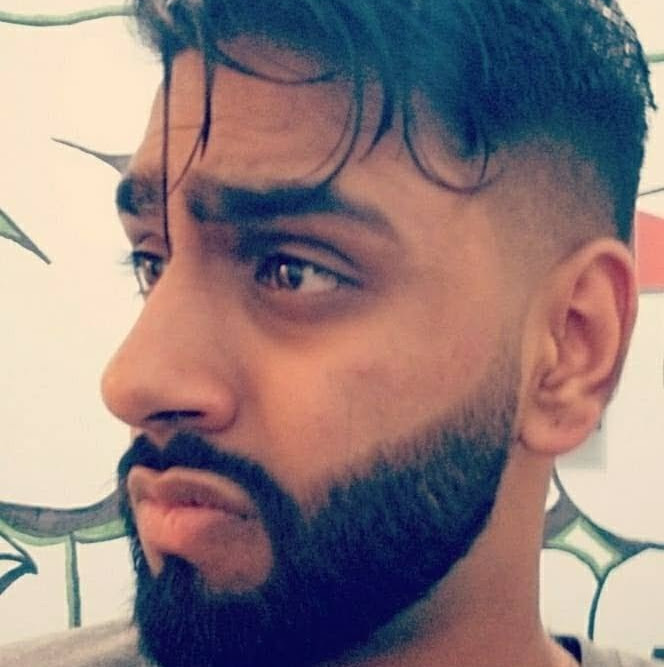
%> input picture Lab4/Me.png, 664 x 667 px
$ octave ELELab4_a.m   (GNU Octave 9; MATLAB toolbox functions it lacks are replaced by stand-ins)
%> lines starting %> are read from the running program, lines starting %| are printed output that depends on the picture
%% ELE888 Lab4 Unsupervised Learning
%Shahezad
%Rinay
%Barry
clc
clear all
close all
%% Setting Up Parameters
Image = imread('Me.png');
%> Image is the input picture: size 667x664x3 uint8; mean R, G, B 142.5, 122.9, 123.6
X = double(reshape(Image, 667*664, 3));
J = [];
M = rand([2 3]) * 256;
M_pre(:,:,1) = [M(1,:)];
M_pre(:,:,2) = [M(2,:)];
M_check = zeros(size(M));
%% The algorithm
while(M_check ~= M)
    M_check = M;
    % Calculating distance to closest cluster mean
    J1 = sum((X - repmat(M(1,:), size(X,1), 1)).^2, 2);
    J2 = sum((X - repmat(M(2,:), size(X,1), 1)).^2, 2);
    % Recalculating mean values of Clusters
    cluster(:,1) = J1 < J2;
    cluster(:,2) = ~cluster(:,1);
    M(1,:) = sum(X(cluster(:,1), :))/sum(cluster(:,1));
    M(2,:) = sum(X(cluster(:,2), :))/sum(cluster(:,2));
    % Calculating J Value
    J = [J sum(min(J1,J2))];
    M_pre(size(M_pre,1)+1,:,1) = M(1,:);
    M_pre(size(M_pre,1),:,2) = M(2,:);
end
%> this loop made 15 passes
%> M_check on passes 7 to 15: [212.1 174.8 155.8; 68.49 67.75 89.4], [211.9 174.6 155.6; 68.11 67.58 89.34], [211.8 174.4 155.4; 67.85 67.45 89.31], [211.7 174.3 155.4; 67.7 67.39 89.28], [211.7 174.3 155.3; 67.63 67.35 89.27], [211.6 174.2 155.3; 67.6 67.34 89.27], [211.6 174.2 155.3; 67.58 67.33 89.26], [211.6 174.2 155.3; 67.57 67.32 89.26], [211.6 174.2 155.3; 67.57 67.32 89.26]
%> (M_check, J) on passes 2 to 6: ([214.9 179.6 159.9; 75.4 70.39 89.96], [6.72e+09 2.14e+09]), ([214.4 177.8 158.2; 72.67 69.69 90.02], [6.72e+09 2.14e+09 2.13e+09]), ([213.5 176.6 157.2; 71.04 68.93 89.78], [6.72e+09 2.14e+09 2.13e+09 2.13e+09]), ([212.9 175.8 156.5; 69.85 68.38 89.61], [6.72e+09 2.14e+09 2.13e+09 2.13e+09 2.13e+09]), ([212.4 175.2 156.1; 69.02 67.99 89.48], [6.72e+09 2.14e+09 2.13e+09 2.13e+09 2.13e+09 2.13e+09])
%> after the loop, M = [211.6 174.2 155.3; 67.57 67.32 89.26]
% Plotting error criterion
figure;plot(J);grid;title('Error Criterion');
%> after `title('Error Criterion')`:
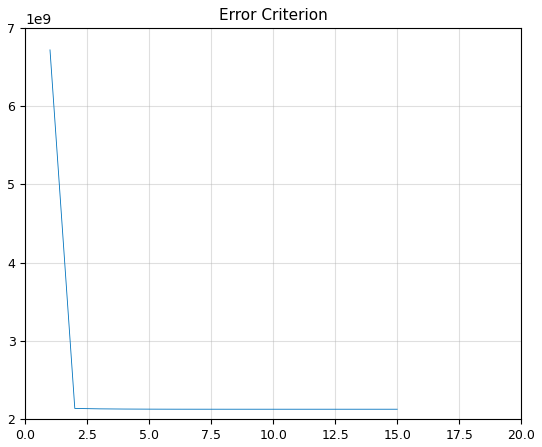
%> figure redrawn from the program's plot data; curve peaks at x = 1, y = 6.72e+09
% Cluster means for different stages of cluster process
figure; plot3(M_pre(:,1,1)/256, M_pre(:,2,1)/256, M_pre(:,3,1)/256,'-.*');hold;
plot3(M_pre(:,1,2)/256, M_pre(:,2,2)/256, M_pre(:,3,2)/256, '-.*');grid;hold;
xlabel('Red Mean');ylabel('Green Mean');zlabel('Blue Mean');
title('Cluster Mean Values');
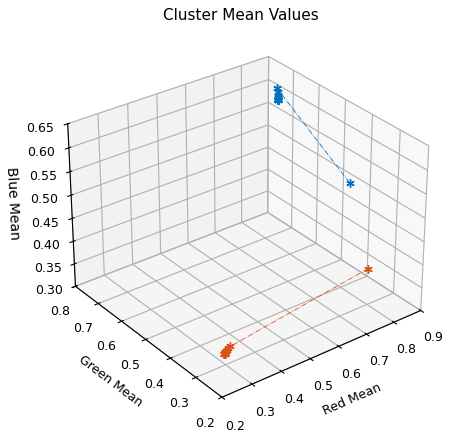
%> figure redrawn from the program's plot data
% Plotting Data Points by Cluster Colors
X_Cluster1 = X(cluster(:,1),:);
X_Cluster2 = X(cluster(:,2),:);
figure;plot3(X_Cluster1(:,1), X_Cluster1(:,2), X_Cluster1(:,3),'.','Color', M(1,:)/256);
hold;plot3(X_Cluster2(:,1), X_Cluster2(:,2), X_Cluster2(:,3),'.','Color', M(2,:)/256);hold;
grid;title('Pixels Classified by Cluster');
%> after `title('Pixels Classified by Cluster')`:
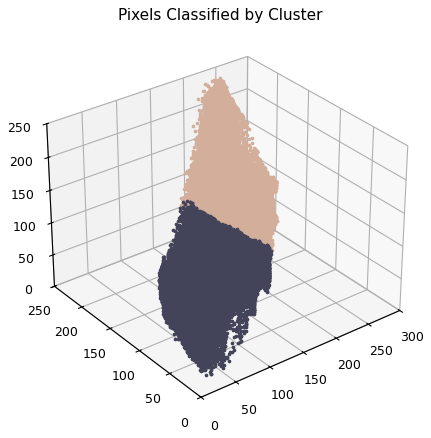
%> figure redrawn from the program's plot data
% Picture Comparison
Rebuild = repmat(M(1,:), size(X,1), 1) .* repmat(cluster(:,1), 1, size(X,2));
Rebuild = Rebuild + repmat(M(2,:), size(X,1), 1) .* repmat(cluster(:,2), 1, size(X,2));
Rebuild = reshape(Rebuild, size(Image, 1), size(Image, 2), 3);
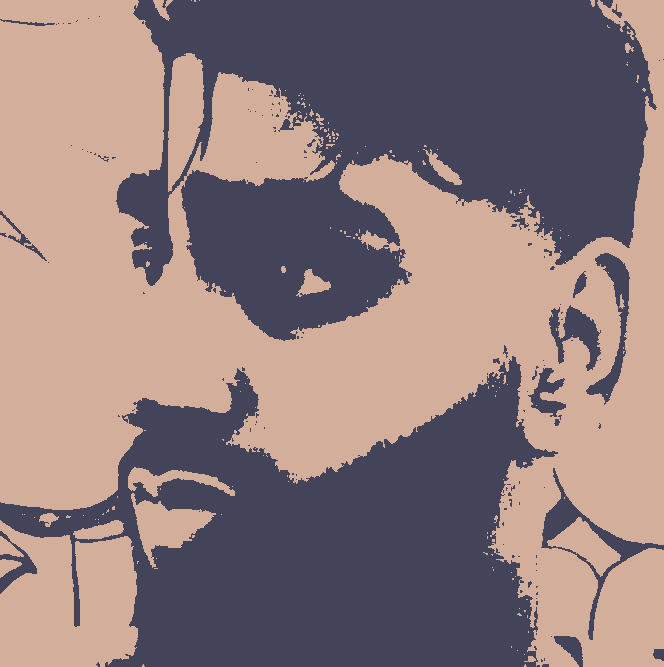
%> Rebuild: size 667x664x3 double; mean R, G, B 142.5, 122.9, 123.6; mean of the top-left, top-right, bottom-left and bottom-right quarters 141.2, 112.5, 133.9, 131.1
subplot(1,2,1);imshow(Image);
subplot(1,2,2);imshow(Rebuild/256);
